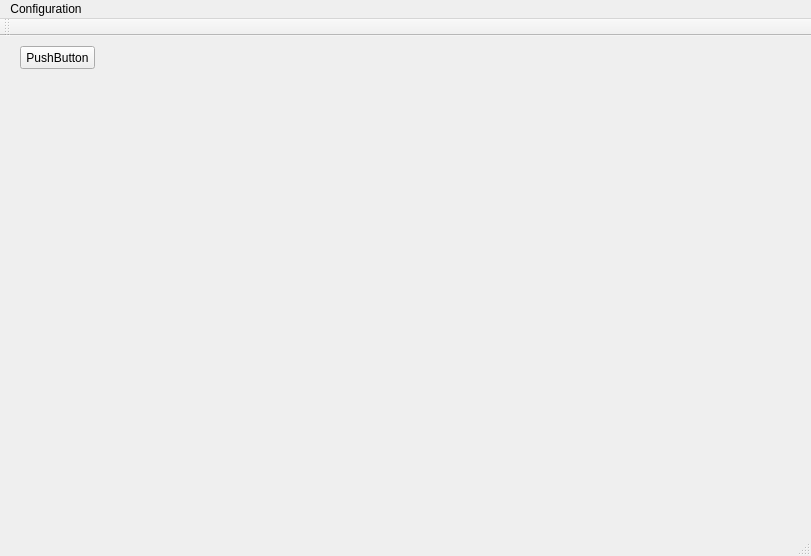
<?xml version="1.0" encoding="UTF-8"?>
<ui version="4.0">
 <class>MainWindow</class>
 <widget class="QMainWindow" name="MainWindow">
  <property name="geometry">
   <rect>
    <x>0</x>
    <y>0</y>
    <width>811</width>
    <height>556</height>
   </rect>
  </property>
  <property name="windowTitle">
   <string>MainWindow</string>
  </property>
  <widget class="QWidget" name="centralWidget">
   <widget class="QPushButton" name="LeeButton">
    <property name="geometry">
     <rect>
      <x>20</x>
      <y>10</y>
      <width>75</width>
      <height>23</height>
     </rect>
    </property>
    <property name="text">
     <string>PushButton</string>
    </property>
   </widget>
   <widget class="QCustomPlot" name="Widget" native="true">
    <property name="geometry">
     <rect>
      <x>110</x>
      <y>50</y>
      <width>651</width>
      <height>391</height>
     </rect>
    </property>
   </widget>
  </widget>
  <widget class="QMenuBar" name="menuBar">
   <property name="geometry">
    <rect>
     <x>0</x>
     <y>0</y>
     <width>811</width>
     <height>21</height>
    </rect>
   </property>
   <widget class="QMenu" name="menuConfiguration">
    <property name="title">
     <string>Configuration</string>
    </property>
    <addaction name="separator"/>
    <addaction name="actionInput_Images_Path"/>
    <addaction name="actionOuput_Image_Path"/>
   </widget>
   <addaction name="menuConfiguration"/>
  </widget>
  <widget class="QToolBar" name="mainToolBar">
   <attribute name="toolBarArea">
    <enum>TopToolBarArea</enum>
   </attribute>
   <attribute name="toolBarBreak">
    <bool>false</bool>
   </attribute>
  </widget>
  <widget class="QStatusBar" name="statusBar"/>
  <action name="actionInput_Images_Path">
   <property name="enabled">
    <bool>true</bool>
   </property>
   <property name="text">
    <string>Input Images Path</string>
   </property>
  </action>
  <action name="actionOuput_Image_Path">
   <property name="text">
    <string>Ouput Images Path</string>
   </property>
  </action>
 </widget>
 <layoutdefault spacing="6" margin="11"/>
 <customwidgets>
  <customwidget>
   <class>QCustomPlot</class>
   <extends>QWidget</extends>
   <header>C:\Users\sebas\Desktop\Software\ImageProcessing\qcustomplot\qcustomplot.h</header>
   <container>1</container>
  </customwidget>
 </customwidgets>
 <resources/>
 <connections/>
</ui>
